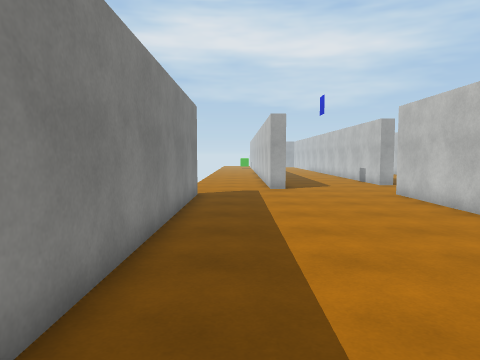
view 1 (above)

23 first-person views from a walk through a scene from a Unity 3-D project. The camera is 1.5 m above the floor, tilts 4° down and sees 70° across. The floor is counted in squares, 1 m on a side. Each view is taken from the middle of a square. On the plan, view 1 faces up. The plan holds only what a view shows up to about 16 squares ahead; the rest is blank. The place goes on beyond the plan. The player character is not drawn. Surface patterns are stand-ins for the level's own textures.

view 2
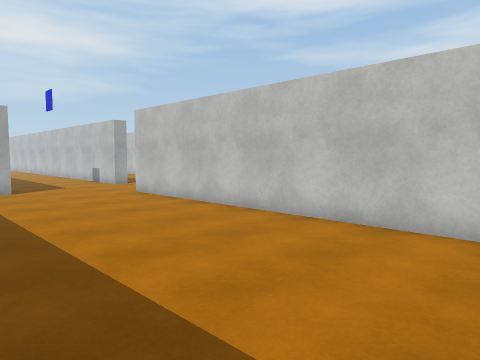

view 3
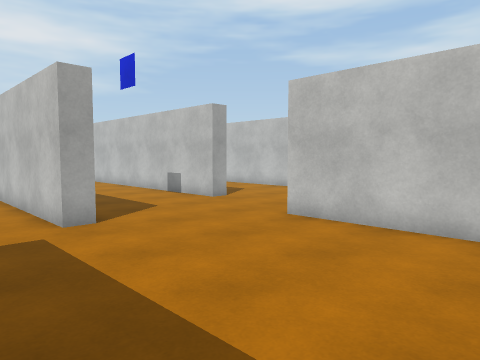

view 4
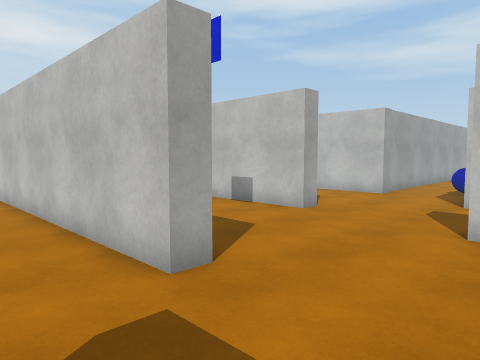

view 5
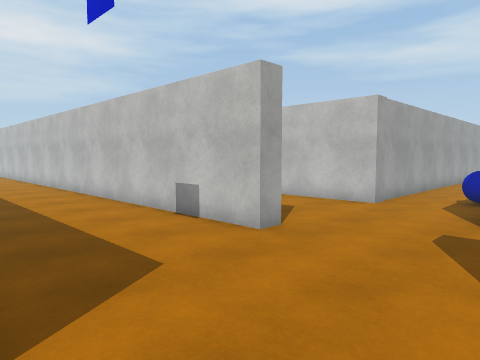

view 6
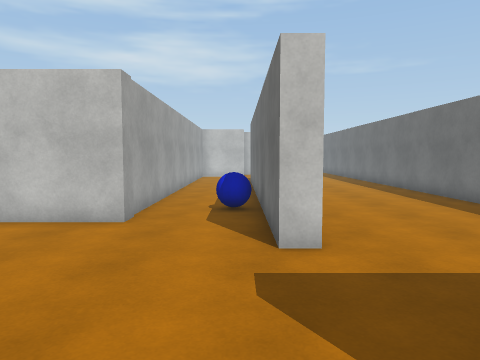

view 7
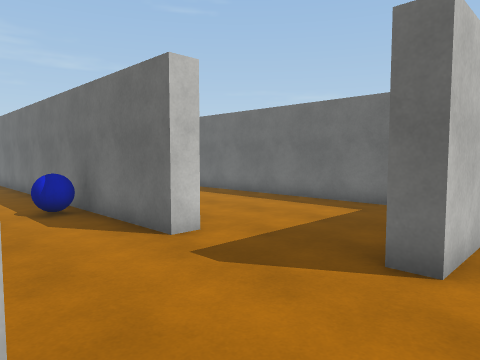

view 8
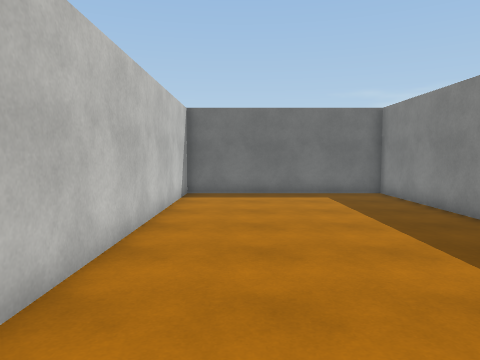

view 9
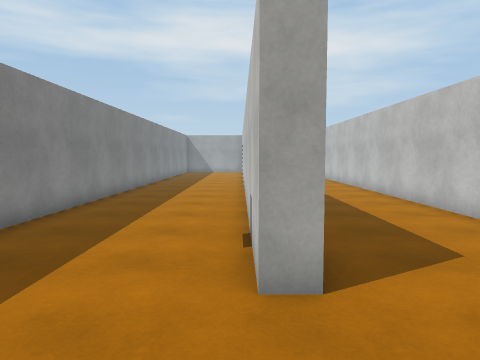

view 10
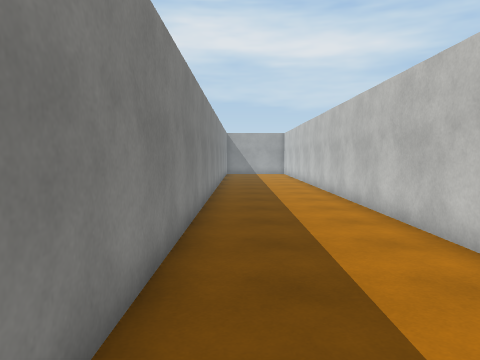

view 11
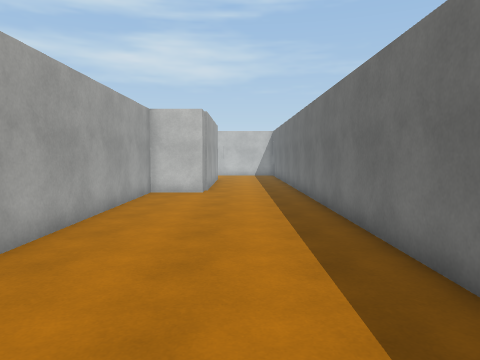

view 12
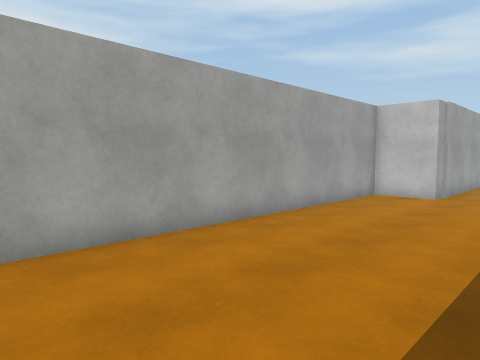

view 13
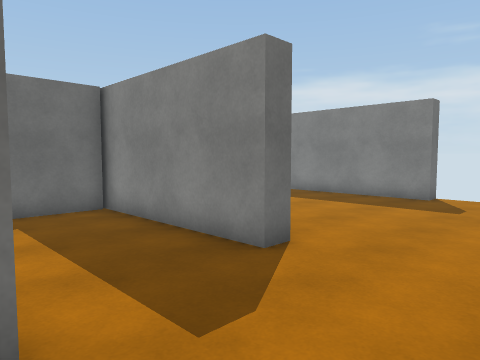

view 14
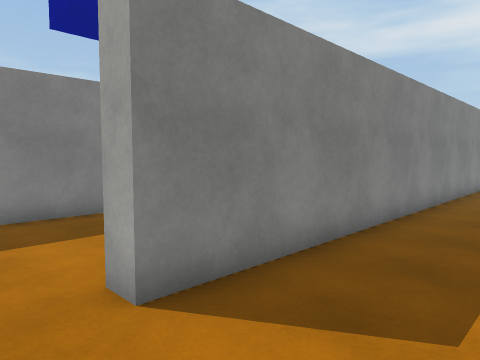

view 15
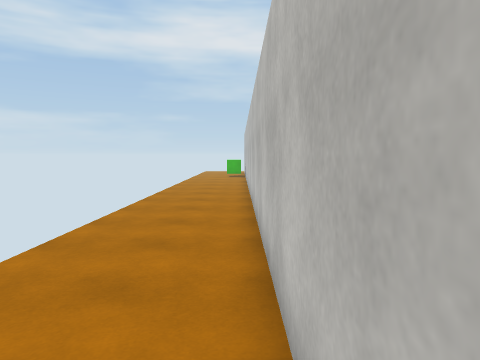

view 16
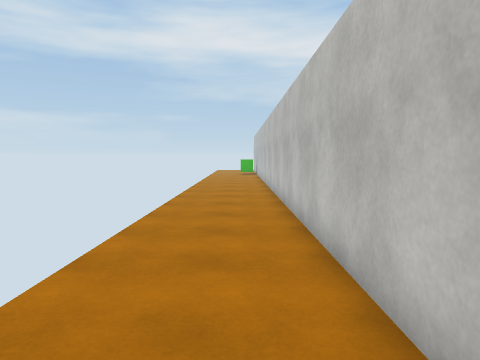

view 17
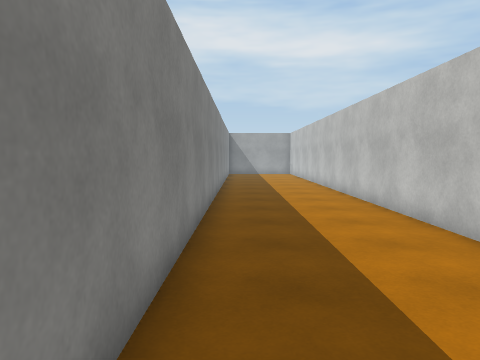

view 18
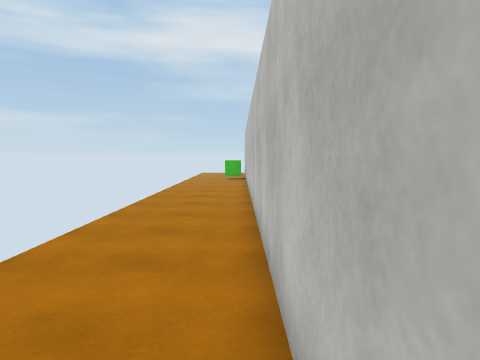

view 19
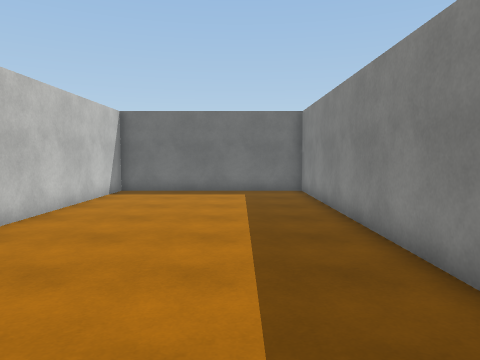

view 20
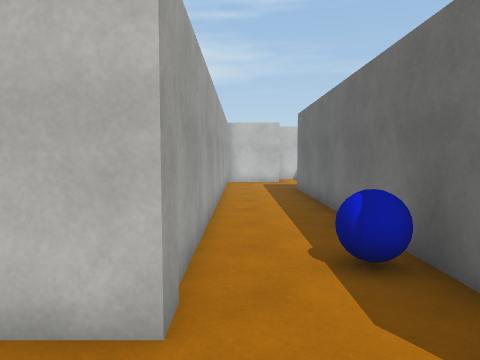

view 21
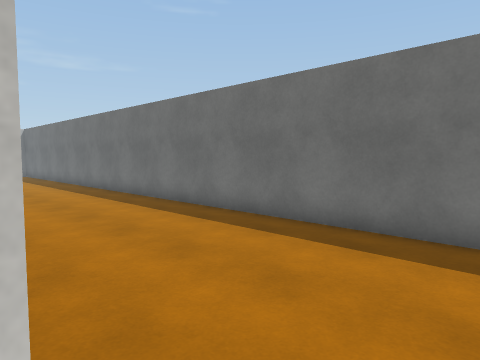

view 22
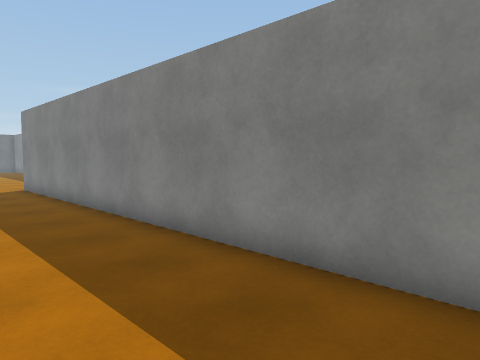

view 23
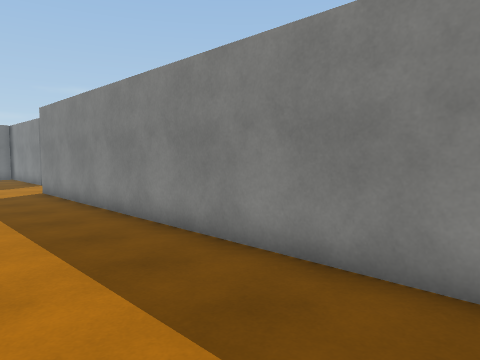

### Floor plan
Points are (right, up) in squares from view 1. A wall is a line through its corners. A room is listed if a view was taken in it or the views show most of it. See-through windows are left out.
Room 1 (views 1, 2, 3, 4, 5, 6, 7, 8, 9, 10, 11, 12, 13, 14, 15, 16, 17, 18, 19, 20, 21, 22, 23)
walls: (10.5, 13.6) (10.5, 14.4) (25.5, 14.4); (6.9, 7.4) (25.5, 7.4); (-2.4, 13.4) (-1.7, 13.4) (-1.7, -3.8) (6.1, -3.8) (6.1, 13.4) (6.8, 13.4) (6.8, 7.1); (7.9, 33.5) (7.9, 17.6) (7.2, 17.6) (7.2, 33.1); (25.5, 17.6) (12.7, 17.6) (12.7, 32.9); (2.1, 32.9) (2.1, 15.6) (1.4, 15.6) (1.4, 33.2); (25.5, 11.5) (25.1, 11.5) (25.1, 13.7) (12.9, 13.7)
objects: other object (14, 15) to (15, 15)

Positions as (right, up) in squares from view 1, and headings:
1: (0, 0), facing up
2: (-1, 0), facing up-right
3: (-1, 8), facing up-right
4: (-1, 12), facing up-right
5: (2, 13), facing up-right
6: (5, 15), facing right
7: (5, 18), facing down-right
8: (4, 10), facing down
9: (7, 14), facing up
10: (9, 17), facing up
11: (11, 10), facing right
12: (12, 8), facing up-right
13: (11, 17), facing down-left
14: (11, 16), facing up-left
15: (1, 17), facing up
16: (0, 14), facing up
17: (3, 17), facing up
18: (1, 20), facing up
19: (1, 11), facing down
20: (10, 17), facing right
21: (9, 14), facing down-right
22: (6, 33), facing down-left
23: (12, 33), facing down-left
